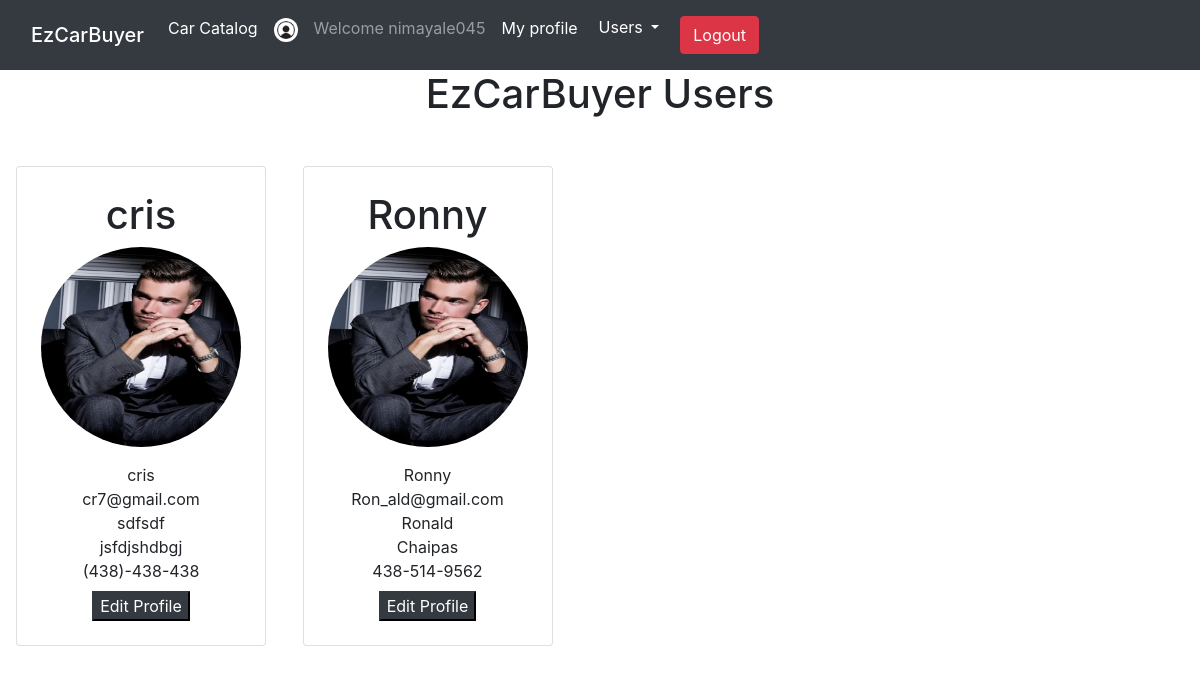
The page /user/AllUsers/1 (signed in) on the database as committed earlier.
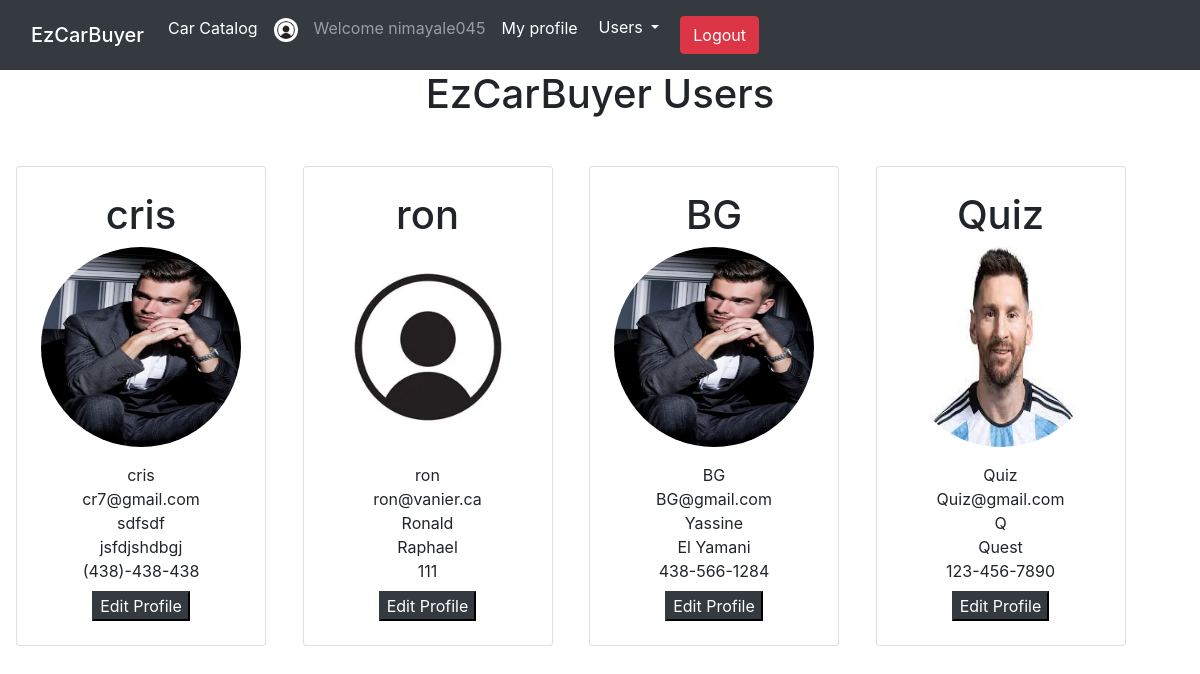
The same page on the database as committed later.
### tables this page shows
CREATE TABLE `user` (
  `id` int(11) NOT NULL,
  `username` varbinary(50) NOT NULL,
  `fname` varchar(30) NOT NULL,
  `lname` varchar(30) NOT NULL,
  `password` varchar(256) NOT NULL,
  `email` varbinary(50) NOT NULL,
  `phone` varchar(20) NOT NULL,
  `picture` varchar(50) NOT NULL
);

### Model/User.php (called while the page is built, shortened)
<?php
class User extends Model{
    public function All($id){
        $sql = "SELECT * FROM user WHERE id != :id";
        $stmt = self::$_conn->prepare($sql);
        $stmt->execute(['id'=>$id]);
        $stmt->setFetchMode(PDO::FETCH_CLASS,'User');
        return $stmt->fetchAll();
    }
}
?>

### dbConn.php (called while the page is built)
<?php
class Model{
    protected static $_conn = null;
    public function __construct(){
        if(self::$_conn == null){
            $host = 'localhost';
            $dbname = 'db_project';
            $user = 'root';
            $password = '';
            self::$_conn = new PDO("mysql:host=$host;dbname=$dbname",$user,$password);
        }
    }
}
?>

### View/user/AllUsers.php (the view, shortened to what this page needs)
<!DOCTYPE html>
<html lang="en">
<head>
</head>
<body>
<?php
    include 'View/includes/style.php';
    include 'View/includes/header.php';?>
<h1><center>EzCarBuyer Users</center></h1>
    <?php
    foreach($data as $user){
?>
<div class="container mt-4 mb-4 p-3 d-inline-block">
     <div class="card p-4">
         <div class=" image d-flex flex-column justify-content-center align-items-center">
                <h1><?= $user->username?></h1>
                <div class=" image d-flex flex-column justify-content-center align-items-center">
                    <img src="../../Images/users/<?= $user->picture?>" style="border-radius:50%" height="200" width="200" />
                    <span class="name mt-3"><?=$user->username?></span>
                    <span class="idd"><?=$user->email?></span>
                    <span class="idd"><?=$user->fname?></span>
                    <span class="idd"><?=$user->lname?></span>
                    <span class="idd"><?=$user->phone?></span>
                 <div class=" d-flex mt-2">
                    <a href="/user/update/<?php echo $user->id ?>"><button class="btn1 btn-dark">Edit Profile</button></a>
                 </div>
         </div>
    </div>
</div>
</div>
    <?php
    }
    ?>
</body>
</html>

Rows that differ between the two databases and show on the page:
removed user: username "Ronny", picture (picture), email "Ron_ald@gmail.com", fname "Ronald", lname "Chaipas", phone "438-514-9562"
added user: username "ron", picture (placeholder picture), email "ron@vanier.ca", fname "Ronald", lname "Raphael", phone "111"
added user: username "BG", picture (picture), email "BG@gmail.com", fname "Yassine", lname "El Yamani", phone "438-566-1284"
added user: username "Quiz", picture (picture), email "Quiz@gmail.com", fname "Q", lname "Quest", phone "123-456-7890"
